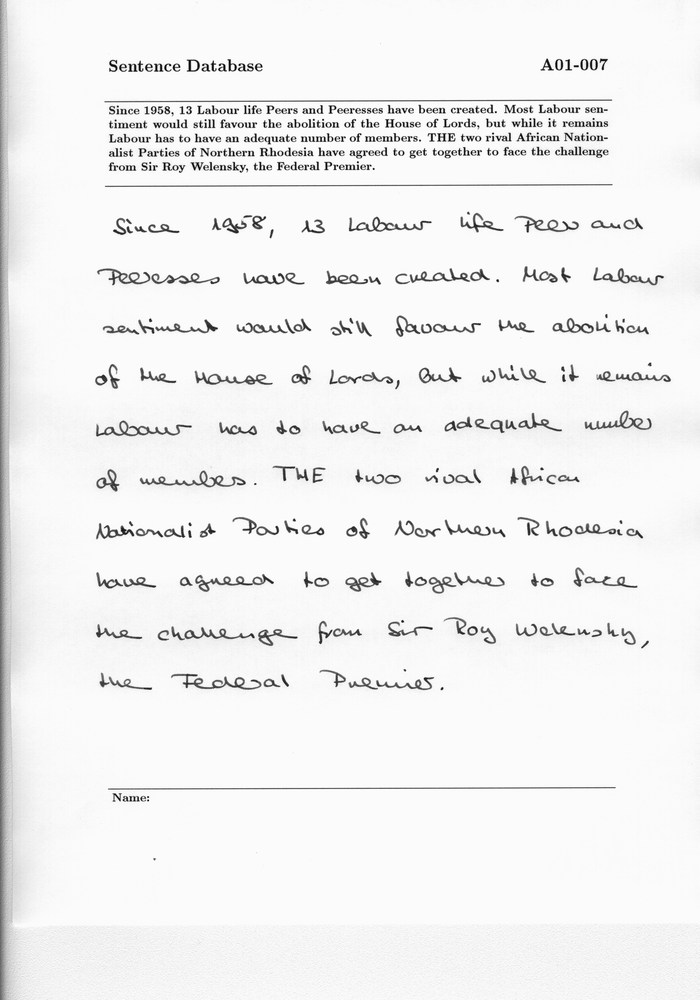
#> input picture examples/inputs/a01-007u.png, 700 x 1000 px, shrunk from 2479 x 3542 before the run
$ python -i utils.py   (imports and definitions only)
#> lines starting #> are read from the running program, lines starting #| are printed output that depends on the picture; after the words box and inside, x2 and y2 are one past the last pixel; in counts of white or black regions, pixels touching at a corner belong together
import cv2


# Mejoras a futuro
def preprocess_image(image_path):
    """
    Preprocesamiento de imagen:
    - Escala de grises
    - Suavizado
    - Umbralización adaptativa
    """
#> called with image_path = '../examples/inputs/a01-007u.png'
    image = cv2.imread(image_path)
#> image is the input picture: shape (1000, 700, 3); min 0, max 255, mean 241

    if image is None:
        raise FileNotFoundError("No se pudo cargar la imagen.")

    gray = cv2.cvtColor(image, cv2.COLOR_BGR2GRAY)

    blurred = cv2.GaussianBlur(gray, (5, 5), 0)

    thresh = cv2.adaptiveThreshold(
        blurred,
        255,
        cv2.ADAPTIVE_THRESH_GAUSSIAN_C,
        cv2.THRESH_BINARY,
        11,
        2
    )
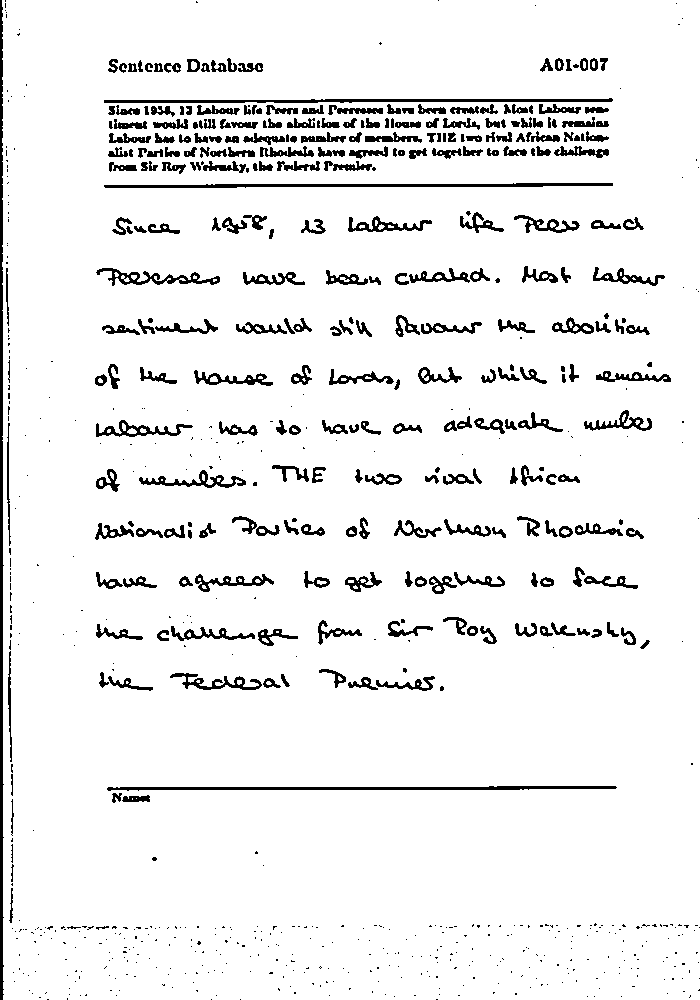
#> thresh: shape (1000, 700); 93.3% white; 808 black regions (515 under 20 px), largest, box (x1, y1, x2, y2) and area: (0, 0, 4, 1000) 2942, (104, 183, 613, 188) 1581, (107, 786, 617, 791) 1559

    return thresh

>>> result = preprocess_image('../examples/inputs/a01-007u.png')

$ run again, on examples/inputs/a01-122.png
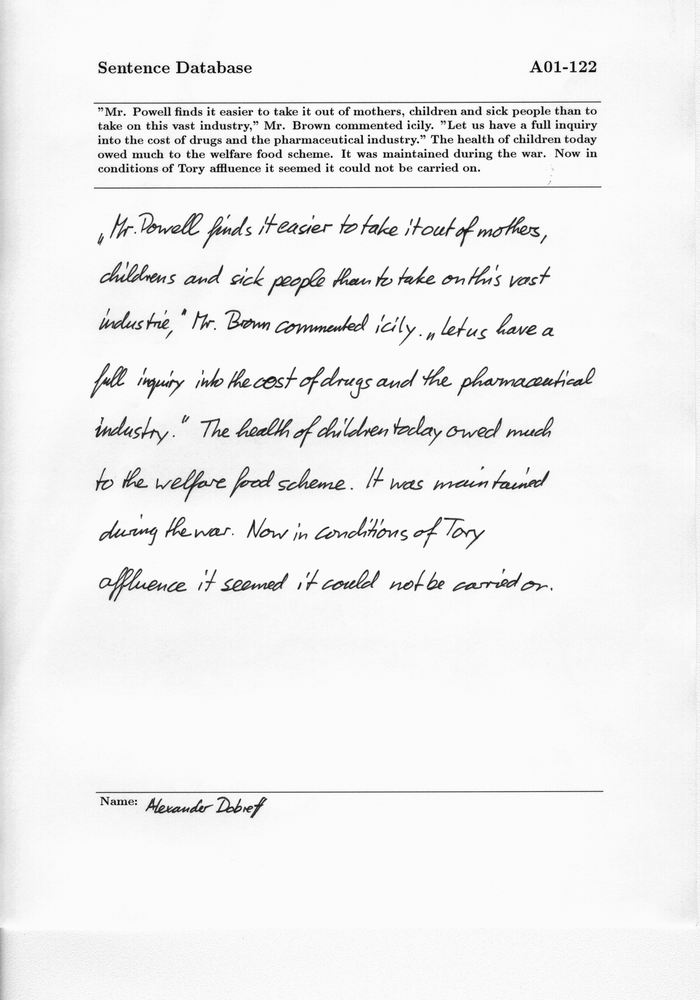
#> input picture examples/inputs/a01-122.png, 700 x 1000 px, shrunk from 2479 x 3542 before the run
#> in preprocess_image, image is the input picture: shape (1000, 700, 3); min 0, max 255, mean 240.7
#> in preprocess_image, `thresh = cv2.adaptiveThreshold( blurred, 255, cv2.ADAPTIVE_THRESH_GAUS..`:
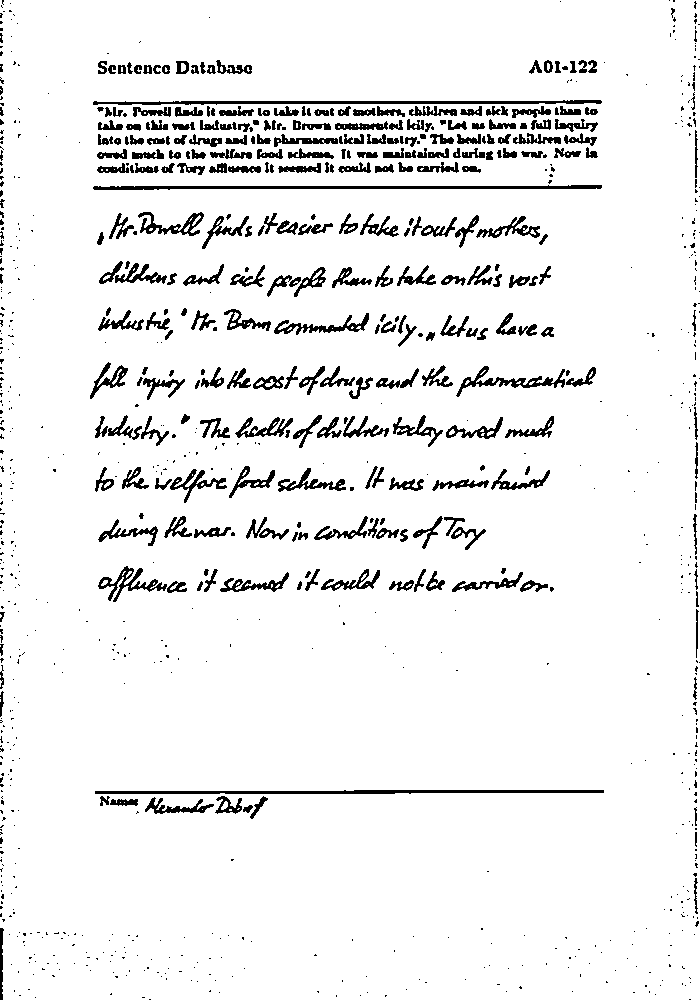
#> thresh: shape (1000, 700); 93.4% white; 988 black regions (677 under 20 px), largest, box (x1, y1, x2, y2) and area: (93, 185, 602, 190) 1605, (95, 790, 604, 794) 1567, (93, 100, 602, 105) 1500

$ run again, on examples/inputs/a02-062.png
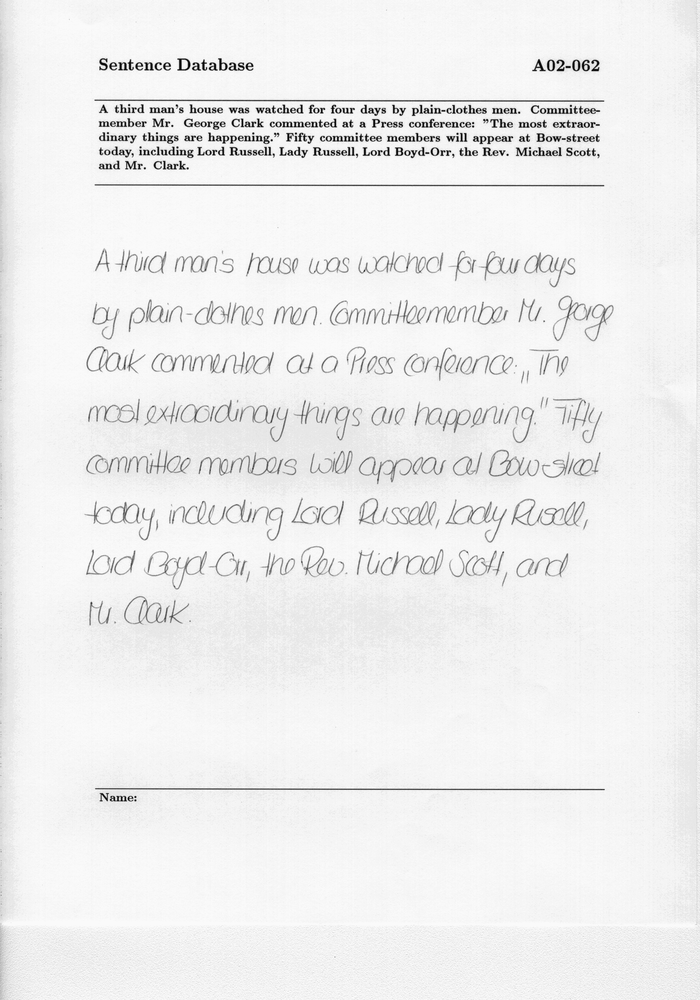
#> input picture examples/inputs/a02-062.png, 700 x 1000 px, shrunk from 2479 x 3542 before the run
#> in preprocess_image, image is the input picture: shape (1000, 700, 3); min 0, max 255, mean 238.1
#> in preprocess_image, `thresh = cv2.adaptiveThreshold( blurred, 255, cv2.ADAPTIVE_THRESH_GAUS..`:
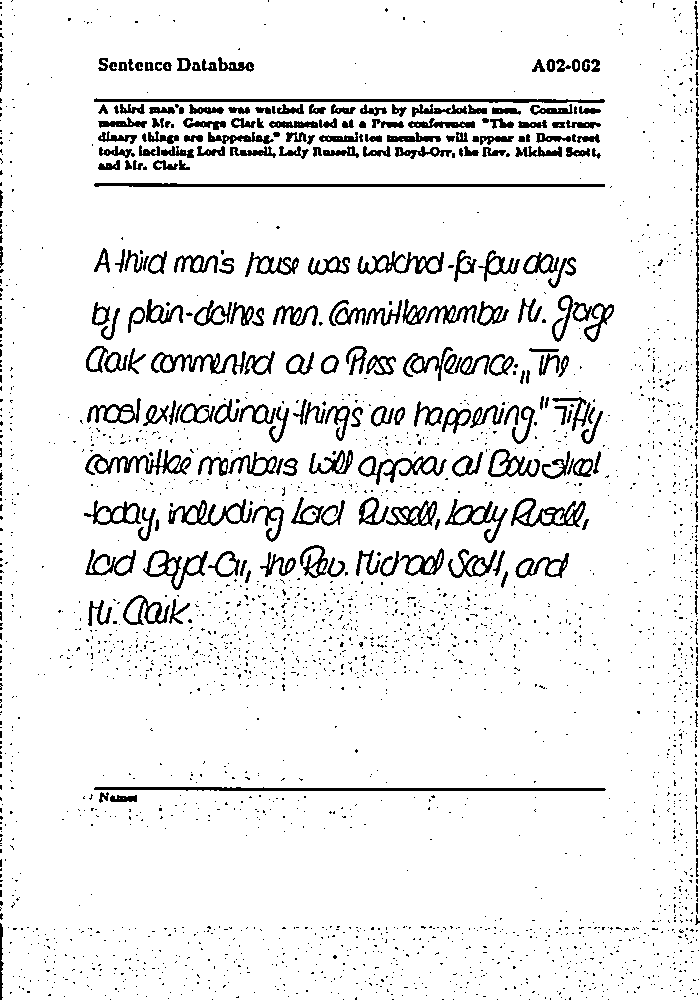
#> thresh: shape (1000, 700); 92.1% white; 2621 black regions (2372 under 20 px), largest, box (x1, y1, x2, y2) and area: (94, 183, 605, 187) 1579, (94, 98, 605, 103) 1563, (94, 787, 606, 791) 1556

$ run again, on examples/inputs/a04-039.png
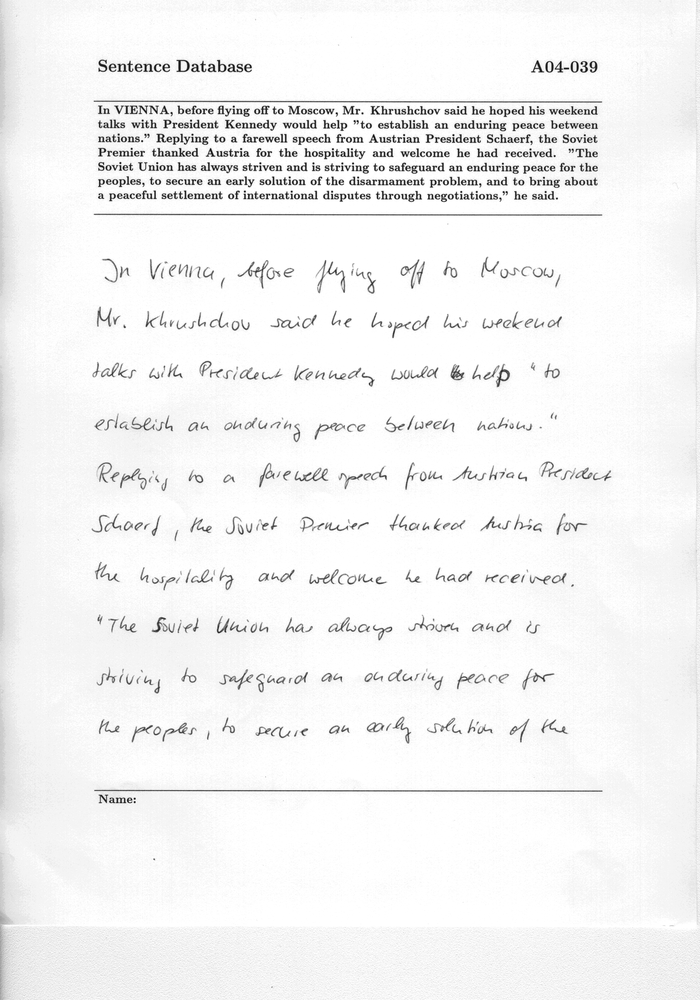
#> input picture examples/inputs/a04-039.png, 700 x 1000 px, shrunk from 2479 x 3542 before the run
#> in preprocess_image, image is the input picture: shape (1000, 700, 3); min 0, max 255, mean 243.4
#> in preprocess_image, `thresh = cv2.adaptiveThreshold( blurred, 255, cv2.ADAPTIVE_THRESH_GAUS..`:
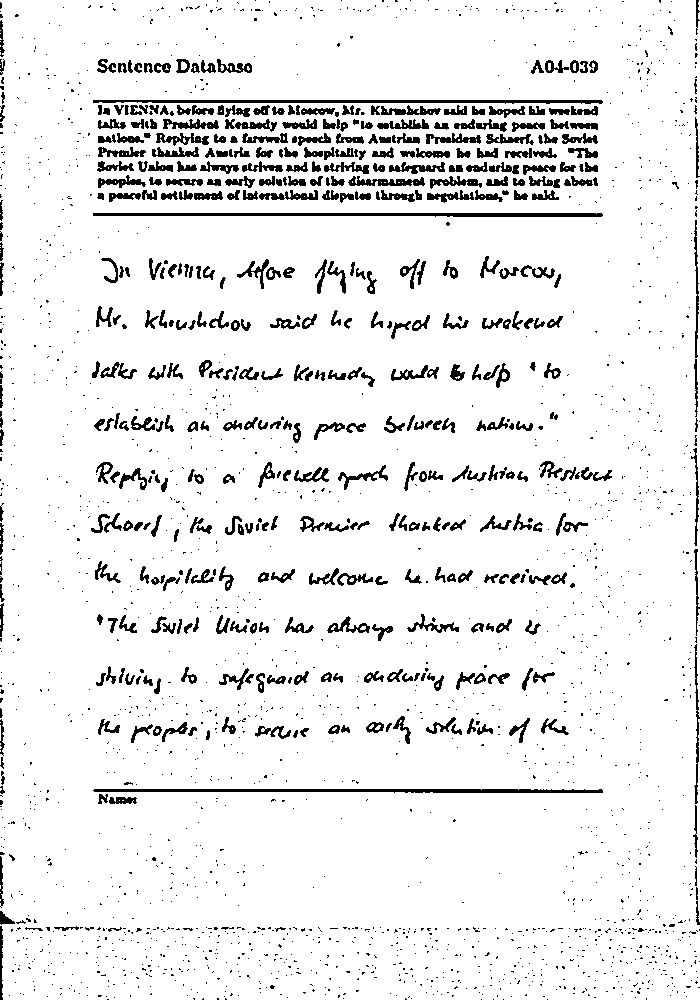
#> thresh: shape (1000, 700); 92.3% white; 2327 black regions (1868 under 20 px), largest, box (x1, y1, x2, y2) and area: (93, 213, 603, 217) 1681, (93, 789, 603, 793) 1660, (93, 100, 603, 104) 1517
